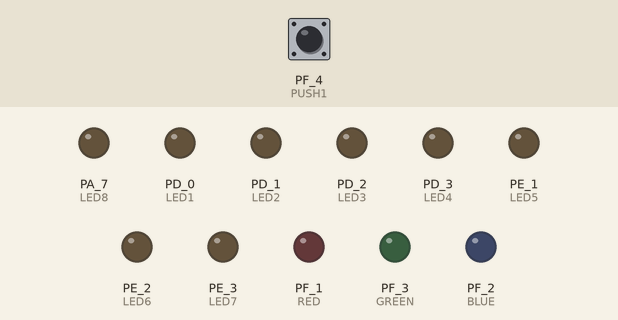
A sketch run on a simulated TI Tiva C LaunchPad. Shown: output pins drawn as LEDs (lit = HIGH). Dashed ring = blinking. The inputs (shaded band) are chosen by the test bench; at power-on: PF_4 (PUSH1) HIGH.

Above: at 1.2 s.
1.3 s: PF_4 (PUSH1) pulled LOW for 0.15 s
At 3.17 s:
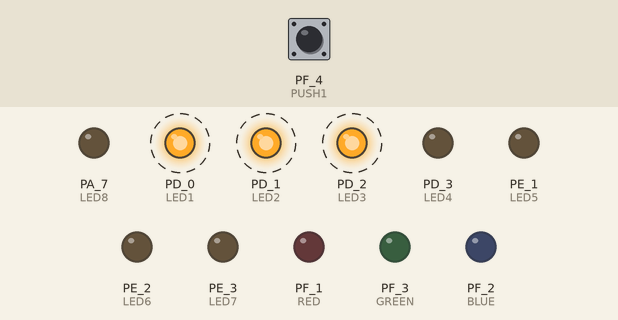
At 5.17 s:
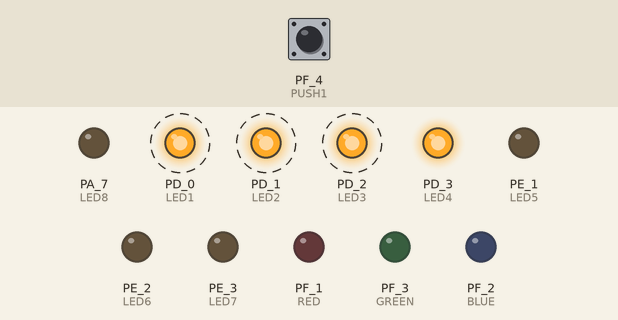
Timing chart, 0 to 21.0 s (numbered marks = the images above; inputs shaded):
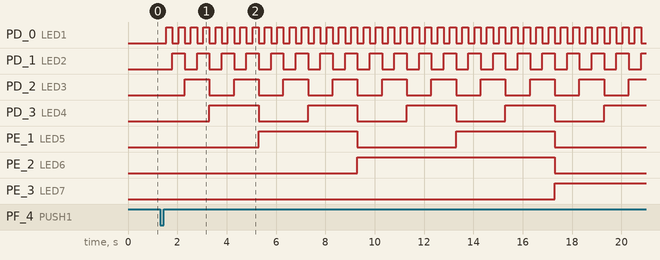

The sketch:

PreLab.ino
```cpp
#define BLUE PF_2
#define GREEN PF_3
#define RED PF_1
#define PUSH1 PF_4
#define PUSH2 PF_0
#define LED1 PD_0
#define LED2 PD_1
#define LED3 PD_2
#define LED4 PD_3
#define LED5 PE_1
#define LED6 PE_2
#define LED7 PE_3
#define LED8 PA_7

// Defino las variables
int lector1 = 0;
int lector2 = 0;
int counter = 0;
int push;
int outPins[8] = {LED1, LED2, LED3, LED4, LED5, LED6, LED7, LED8};

void setup() {
  // put your setup code here, to run once:
  pinMode(BLUE, OUTPUT);
  pinMode(RED, OUTPUT);
  pinMode(GREEN, OUTPUT);
  pinMode(LED1, OUTPUT);
  pinMode(LED2, OUTPUT);
  pinMode(LED3, OUTPUT);
  pinMode(LED4, OUTPUT);
  pinMode(LED5, OUTPUT);
  pinMode(LED6, OUTPUT);
  pinMode(LED7, OUTPUT);
  pinMode(LED8, OUTPUT);
  pinMode(PUSH1, INPUT_PULLUP);
  pinMode(PUSH2, INPUT);
}

void loop() {
  // put your main code here, to run repeatedly:
  lector1 = digitalRead(PUSH1);

  int i = 0;
  int j = 0;
  if (digitalRead(PUSH1) == LOW) {
    for (i = 0; i < 255; i++) {
      for (j = 0; j < 8; j++) {

        if ( ((i >> j) & 1 )  == 1)  {
          digitalWrite(outPins[j], HIGH);

        }
        else {
          digitalWrite(outPins[j], LOW);
        }

      }
      delay(250);
    }
  }

}
```

Measured:
- after the input at 1.3 s, PD_0 (LED1): alternates HIGH for 0.25 s and LOW for 0.25 s, starting after 0.25 s; PD_1 (LED2): alternates HIGH for 0.50 s and LOW for 0.50 s, starting after 0.50 s
